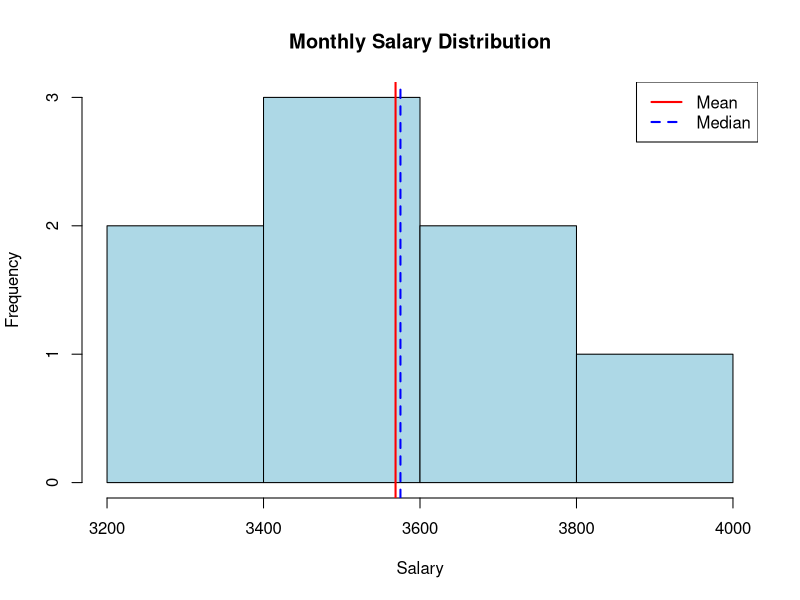

Generate this figure with R:
# Fills a gap from Chapter 2: summary()/fivenum() bury these values inside
# their output, but each has its own direct function worth knowing.

monthly_salary <- c(3450, 3550, 3600, 3200, 3800, 3650, 3400, 3900)

mean(monthly_salary)    # arithmetic average
median(monthly_salary)  # middle value when sorted (robust to outliers)
var(monthly_salary)     # variance: average squared deviation from the mean
IQR(monthly_salary)     # interquartile range: Q3 - Q1, a robust spread measure

# mean() and var() ignore NAs only if you tell them to
salary_with_missing <- c(monthly_salary, NA)
mean(salary_with_missing, na.rm = TRUE)

# --- chart: histogram with mean and median marked, so their difference
# (and what that implies about skew) is visible rather than just numeric ---
hist(monthly_salary, col = "lightblue", main = "Monthly Salary Distribution",
     xlab = "Salary")
abline(v = mean(monthly_salary), col = "red", lwd = 2)
abline(v = median(monthly_salary), col = "blue", lwd = 2, lty = 2)
legend("topright", legend = c("Mean", "Median"), col = c("red", "blue"),
       lty = c(1, 2), lwd = 2)
